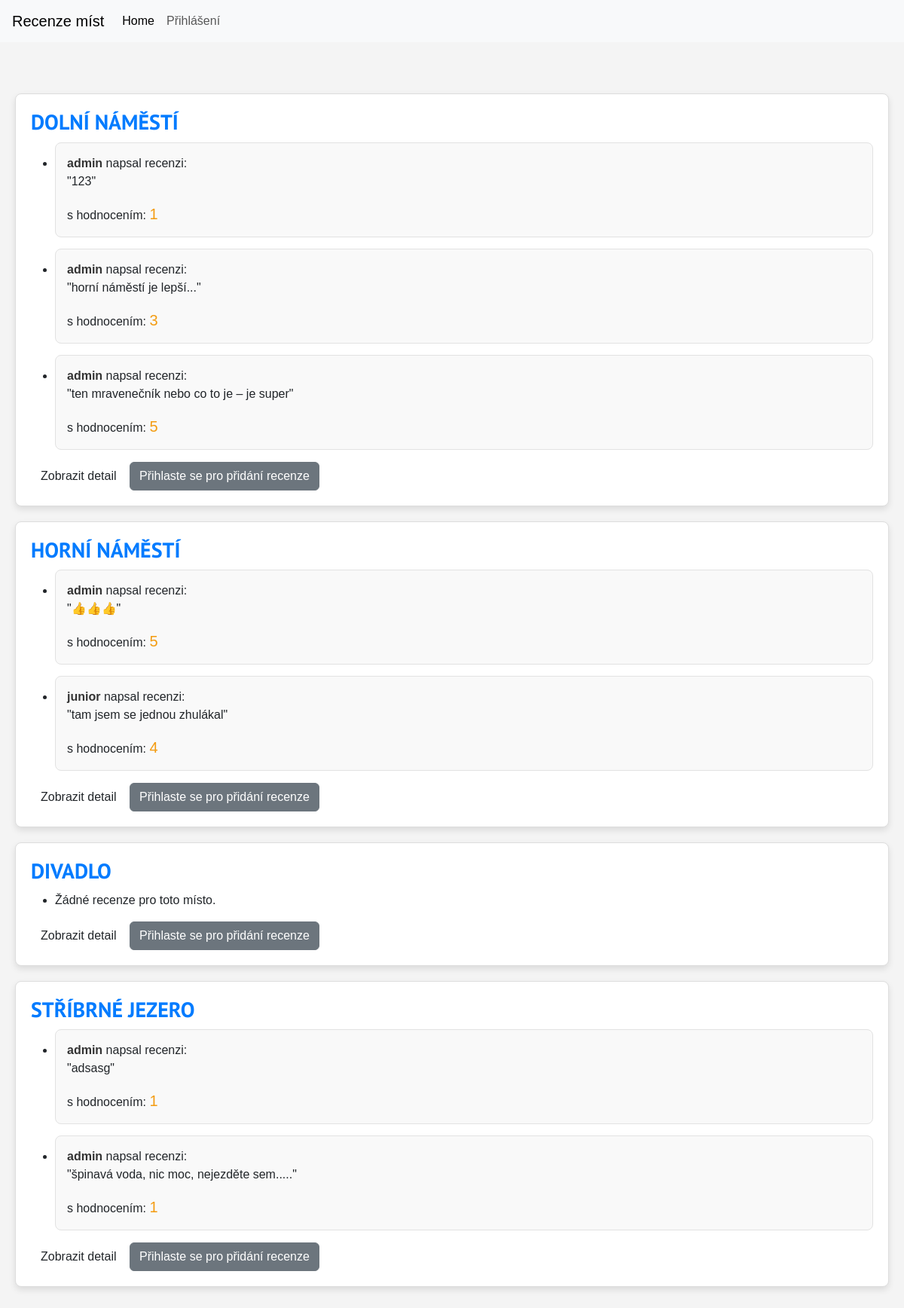
The page / on the database its author committed.
### hodnoceni/models.py (models this page shows, shortened)
class Place(models.Model):
    id = models.AutoField(primary_key=True)  # Implicitní chování
    name = models.CharField(max_length=255)

class Review(models.Model):
    user = models.ForeignKey(settings.AUTH_USER_MODEL, on_delete=models.CASCADE)
    place = models.ForeignKey(Place, on_delete=models.CASCADE)
    popis = models.TextField()
    rating = models.PositiveSmallIntegerField()
    datum_vytvoreni = models.DateTimeField(auto_now_add=True)  # Přidáno
    datum_upraveni = models.DateTimeField(auto_now=True)      # Přidáno

### hodnoceni/views.py (the view)
# urls.py: path('', views.index, name='index'),
def index(request):
    places = Place.objects.all().prefetch_related('review_set')
    return render(request, "hodnoceni/index.html", {"places": places})

### hodnoceni/templates/hodnoceni/index.html (shortened to what this page needs)
{% extends "hodnoceni/layout.html" %}
{% block body %}
<nav class="navbar navbar-expand-lg navbar-light bg-light px-3">
    <a class="navbar-brand" href="#">Recenze míst</a>
    <div class="collapse navbar-collapse" id="navbarNavAltMarkup">
        <div class="navbar-nav">
            <a class="nav-item nav-link active" href="#">Home</a>
            {% if user.is_authenticated %}
                <span class="nav-item nav-link text-muted" style="cursor: default;">
                    Přihlášen jako {{ user.username }}
                </span>
                <a class="nav-item nav-link" href="/accounts/logout">Odhlásit</a>
            {% else %}
                <a class="nav-item nav-link" href="/accounts/login">Přihlášení</a>
            {% endif %}
        </div>
    </div>
</nav>
<div class="container mt-5">
    {% for place in places %}
        <div class="place-card">
            <h2 class="text-uppercase fw-bold" style="font-family: 'PT Sans', sans-serif;">{{ place.name }}</h2>
            <ul>
                {% for review in place.review_set.all %}
                    <li class="review-card">
                        <strong>{{ review.user.username }}</strong> napsal recenzi:
                        <p>"{{ review.popis }}"</p>
                        s hodnocením:
                        <span class="rating">{{ review.rating }}</span>
                    </li>
                {% empty %}
                    <li>Žádné recenze pro toto místo.</li>
                {% endfor %}
            </ul>
            <div class="actions">
                <a href="{% url 'place_detail' place.id %}" class="btn">Zobrazit detail</a>
                {% if user.is_authenticated %}
                    <a href="{% url 'add_review' place.id %}" class="btn btn-primary">Přidat recenzi</a>
                {% else %}
                    <a href="/accounts/login" class="btn btn-secondary">Přihlaste se pro přidání recenze</a>
                {% endif %}
            </div>
        </div>
    {% empty %}
        <p>Žádná místa k dispozici.</p>
    {% endfor %}
</div>
{% endblock %}

### hodnoceni/templates/hodnoceni/layout.html (shortened to what this page needs)
{% load static %}
<!DOCTYPE html>
<html lang="cs">
<head>
    <link href="https://cdn.jsdelivr.net/npm/bootstrap-icons@1.10.0/font/bootstrap-icons.css" rel="stylesheet">
    <link href="https://cdn.jsdelivr.net/npm/bootstrap@5.3.2/dist/css/bootstrap.min.css" rel="stylesheet">
    <link rel="stylesheet" href="{% static 'hodnoceni/styles.css' %}">
</head>
<body>
    {% block body %}
    {% endblock %}
</body>
</html>

### hodnoceni/static/hodnoceni/styles.css (style rules this page uses)
body { font-family: Arial, sans-serif; background-color: #f4f4f4; margin: 0; padding: 0; }
.container { max-width: 1200px; margin: 0 auto; padding: 20px; }
.place-card { background-color: #fff; border: 1px solid #ddd; border-radius: 8px; padding: 20px; margin-bottom: 20px; box-shadow: 0 4px 8px rgba(0, 0, 0, 0.1); transition: transform 0.3s ease, box-shadow 0.3s ease; }
.place-card h2 { font-size: 1.75rem; color: #007bff; margin-bottom: 10px; }
.review-card { background-color: #f9f9f9; border: 1px solid #e2e2e2; border-radius: 8px; padding: 15px; margin-bottom: 15px; transition: background-color 0.3s ease; }
.rating { color: #f39c12; font-size: 1.25rem; }
.review-card strong { color: #333; font-weight: bold; }

### rows shown on the page
Place: name "DOLNÍ NÁMĚSTÍ"
Review: user.username "admin", popis "123", rating "1"
Review: user.username "admin", popis "horní náměstí je lepší...", rating "3"
Review: user.username "admin", popis "ten mravenečník nebo co to je – je super", rating "5"
Place: name "HORNÍ NÁMĚSTÍ"
Review: user.username "admin", popis "👍👍👍", rating "5"
Review: user.username "junior", popis "tam jsem se jednou zhulákal", rating "4"
Place: name "DIVADLO"
Place: name "STŘÍBRNÉ JEZERO"
Review: user.username "admin", popis "adsasg", rating "1"
Review: user.username "admin", popis "špinavá voda, nic moc, nejezděte sem.....", rating "1"
